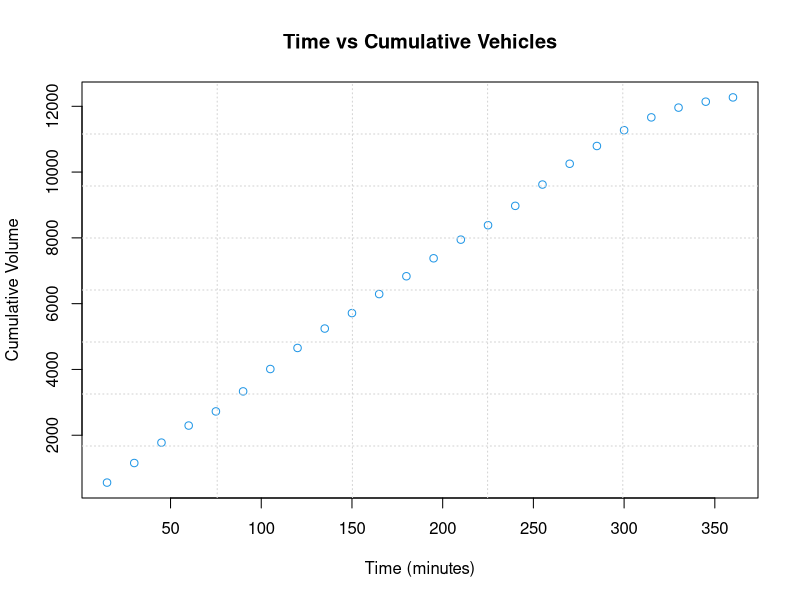
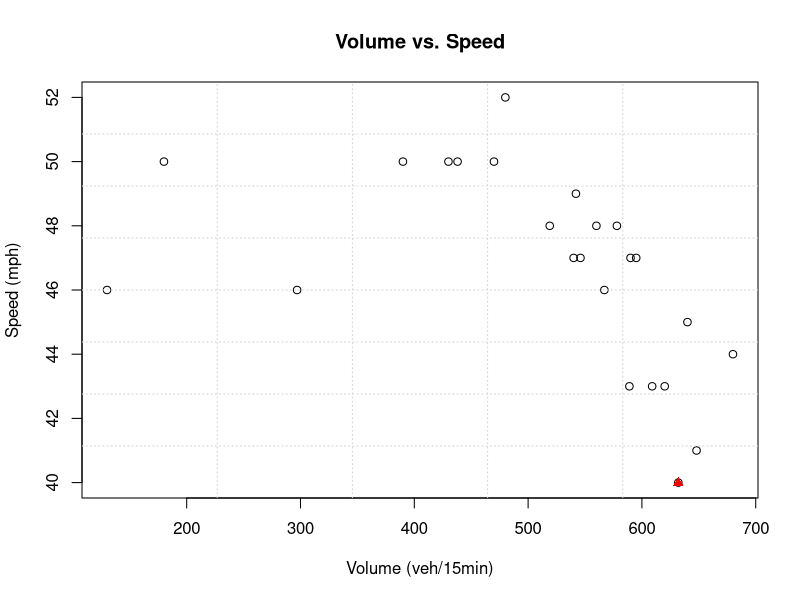

Generate these figures, in order, with R:
#Get current working directory
setwd('/Users/tashaygreen/Downloads')

#Read in data
SampleData <- read.table("HWData.csv", header = T, sep = ',')
SampleData <- read.csv("HWData.csv")
SampleData <- read.delim("HWData.csv", header = T, sep = ',')

#Compute the cumulative number of vehicles at each time period. Write a function to perform the computation.
cumulative<-function(volume)
{
  cumsum(volume) 
}

volume<- SampleData$volume

SampleData['CumulativeVolume']<-cumulative(volume)

#Draw a cumulative curve (x-axis = time, y-axis = cum # veh)
SampleData['Time'] = seq(15,360,by = 15)
plot(SampleData$Time,SampleData$CumulativeVolume,main='Time vs Cumulative Vehicles', xlab = "Time (minutes)", ylab = "Cumulative Volume",lty=2, col=4)
grid(5,8)


#Draw a scatter plot (x-axis = volume, y-axis = speed). Highlight minimum speed with color red.
minimum<-subset(SampleData, speed==min(SampleData$speed))
plot(SampleData$volume, SampleData$speed, main='Volume vs. Speed',xlab = "Volume (veh/15min)", ylab = "Speed (mph)" )
points(minimum,col='red', pch=17)
grid(5,8)